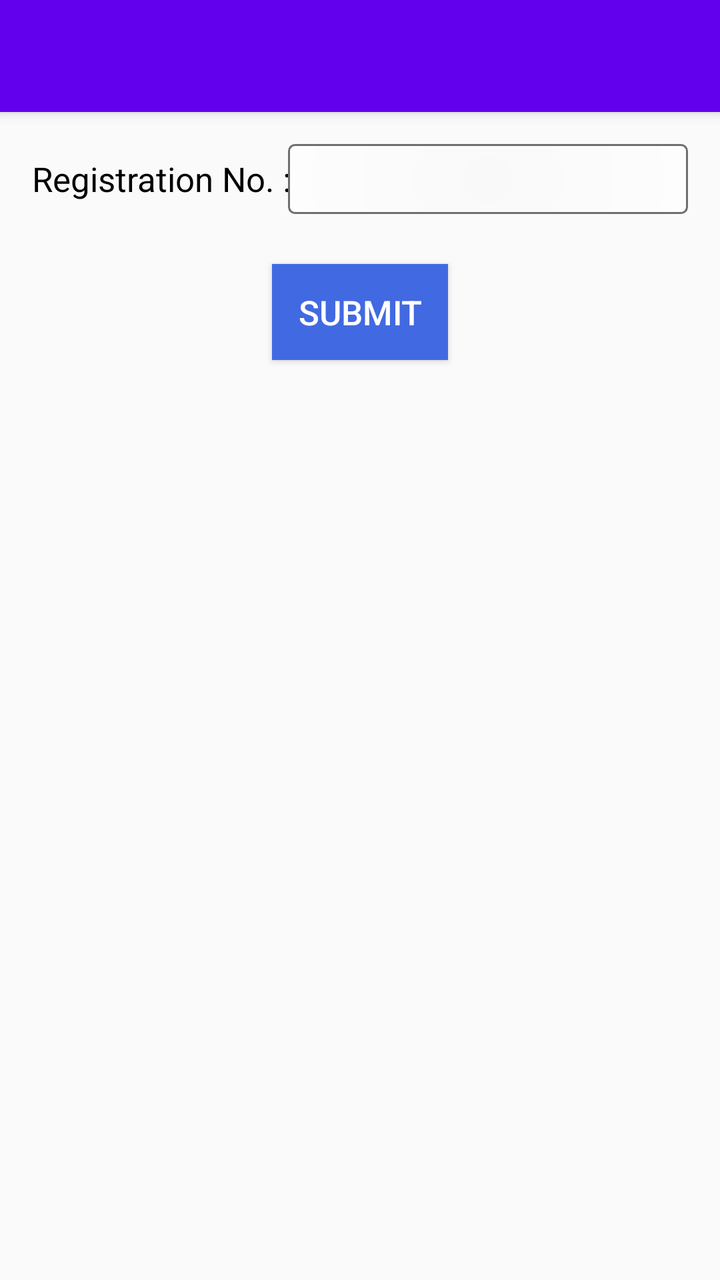
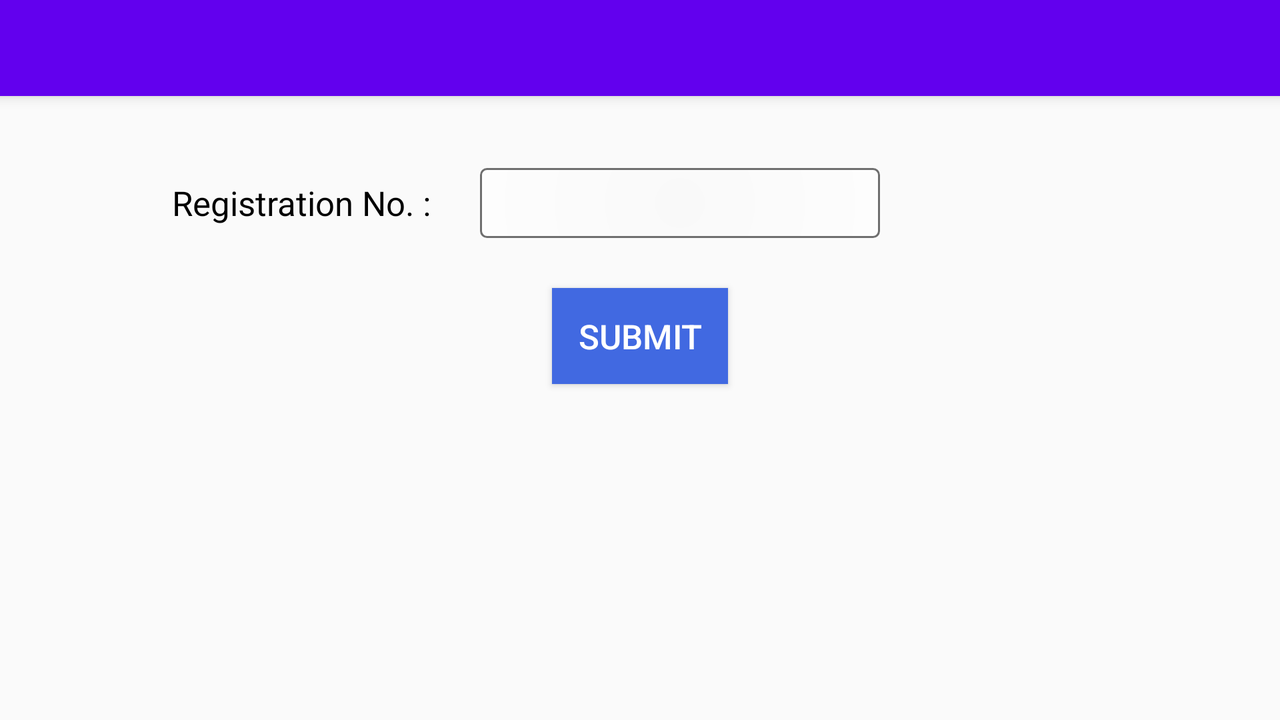

The same Android screen from two of the app's own layout files: first res/layout/ as a phone draws it, then the repository's variant for another configuration, drawn on a device whose configuration selects that folder. Both files follow.
<!-- AndroidManifest.xml: application theme AppTheme -->
<!-- res/layout/activity_update_student.xml -->
<?xml version="1.0" encoding="utf-8"?>
<android.support.design.widget.CoordinatorLayout xmlns:android="http://schemas.android.com/apk/res/android"
    xmlns:app="http://schemas.android.com/apk/res-auto"
    xmlns:tools="http://schemas.android.com/tools"
    android:layout_width="match_parent"
    android:layout_height="match_parent"
    android:fitsSystemWindows="true"
    tools:context="com.example.vivek.collegemanagementsystem.UpdateStudent">

    <android.support.design.widget.AppBarLayout
        android:layout_width="match_parent"
        android:layout_height="wrap_content"
        android:theme="@style/AppTheme.AppBarOverlay">

        <android.support.v7.widget.Toolbar
            android:id="@+id/toolbar"
            android:layout_width="match_parent"
            android:layout_height="?attr/actionBarSize"
            android:background="?attr/colorPrimary"
            app:popupTheme="@style/AppTheme.PopupOverlay" />

    </android.support.design.widget.AppBarLayout>

    <RelativeLayout xmlns:android="http://schemas.android.com/apk/res/android"
        xmlns:app="http://schemas.android.com/apk/res-auto"
        xmlns:tools="http://schemas.android.com/tools"
        android:layout_width="match_parent"
        android:layout_height="match_parent"
        android:paddingBottom="@dimen/activity_vertical_margin"
        android:paddingLeft="@dimen/activity_horizontal_margin"
        android:paddingRight="@dimen/activity_horizontal_margin"
        android:paddingTop="@dimen/activity_vertical_margin"
        app:layout_behavior="@string/appbar_scrolling_view_behavior"
        tools:context="com.example.vivek.collegemanagementsystem.UpdateStudent"
        tools:showIn="@layout/activity_update_student">


        <TextView
            android:layout_width="wrap_content"
            android:layout_height="35dp"
            style="@style/StudentRegistration_TextView"
            android:text="Registration No. : "
            />

        <EditText
            android:layout_width="200dp"
            android:layout_height="35dp"
            android:id="@+id/StudentUpdate_RegistrationNumber"
            android:background="@drawable/login_edit_text_style"
            android:layout_alignParentEnd="true"
            android:inputType="number"
            android:maxLength="10"
            />

        <Button
            android:layout_width="wrap_content"
            android:layout_height="wrap_content"
            android:background="@color/RoyalBlue"
            android:textColor="@color/White"
            android:text="SUBMIT"
            android:textSize="17sp"
            android:layout_marginTop="25dp"
            android:layout_below="@+id/StudentUpdate_RegistrationNumber"
            android:layout_centerHorizontal="true"
            android:onClick="onClickSubmitButton"
            />
    </RelativeLayout>

</android.support.design.widget.CoordinatorLayout>
<!-- resources referenced by this layout -->
<resources>
  <color name="RoyalBlue">#4169E1</color>
  <color name="White">#FFFFFF</color>
  <dimen name="activity_horizontal_margin">16dp</dimen>
  <dimen name="activity_vertical_margin">16dp</dimen>
  <!-- drawable login_edit_text_style (drawable) -->
  <?xml version="1.0" encoding="utf-8" ?>
  <shape xmlns:android="http://schemas.android.com/apk/res/android"
      android:thickness="1dp"
      android:shape="rectangle">
      <stroke android:width="1dp"
          android:color="#6F6F6F"/>
      <corners android:radius="3dp" />
      <gradient
          android:startColor="#F9F9F9"
          android:endColor="#FFFFFF"
          android:type="radial"
          android:gradientRadius="150dp"
          />
  
  </shape>
  <style name="AppTheme.AppBarOverlay" parent="ThemeOverlay.AppCompat.Dark.ActionBar" />
  <style name="AppTheme.PopupOverlay" parent="ThemeOverlay.AppCompat.Light" />
  <style name="StudentRegistration_TextView">
          <item name="android:layout_width">@dimen/Registration_TextView_Width</item>
          <item name="android:layout_height">@dimen/Registration_TextView_Height</item>
          <item name="android:textColor">@color/Black</item>
          <item name="android:textSize">@dimen/Registration_TextView_TextSize</item>
          <item name="android:gravity">center_vertical</item>
      </style>
  <style name="AppTheme" parent="Theme.AppCompat.Light.DarkActionBar">
          
          <item name="colorPrimary">@color/colorPrimary</item>
          <item name="colorPrimaryDark">@color/colorPrimaryDark</item>
          <item name="colorAccent">@color/colorAccent</item>
      </style>
  <dimen name="Registration_TextView_Width">150dp</dimen>
  <dimen name="Registration_TextView_Height">30dp</dimen>
  <color name="Black">#000000</color>
  <dimen name="Registration_TextView_TextSize">17sp</dimen>
</resources>
<!-- res/layout-land/activity_update_student.xml (the repository's variant of the layout above) -->
<!-- drawn on the phone turned sideways -->
<?xml version="1.0" encoding="utf-8"?>
<android.support.design.widget.CoordinatorLayout xmlns:android="http://schemas.android.com/apk/res/android"
    xmlns:app="http://schemas.android.com/apk/res-auto"
    xmlns:tools="http://schemas.android.com/tools"
    android:layout_width="match_parent"
    android:layout_height="match_parent"
    android:fitsSystemWindows="true"
    tools:context="com.example.vivek.collegemanagementsystem.UpdateStudent">

    <android.support.design.widget.AppBarLayout
        android:layout_width="match_parent"
        android:layout_height="wrap_content"
        android:theme="@style/AppTheme.AppBarOverlay">

        <android.support.v7.widget.Toolbar
            android:id="@+id/toolbar"
            android:layout_width="match_parent"
            android:layout_height="?attr/actionBarSize"
            android:background="?attr/colorPrimary"
            app:popupTheme="@style/AppTheme.PopupOverlay" />

    </android.support.design.widget.AppBarLayout>

    <RelativeLayout xmlns:android="http://schemas.android.com/apk/res/android"
        xmlns:app="http://schemas.android.com/apk/res-auto"
        xmlns:tools="http://schemas.android.com/tools"
        android:layout_width="match_parent"
        android:layout_height="match_parent"
        android:paddingBottom="@dimen/activity_vertical_margin"
        android:paddingLeft="@dimen/activity_horizontal_margin"
        android:paddingRight="@dimen/activity_horizontal_margin"
        android:paddingTop="@dimen/activity_vertical_margin"
        app:layout_behavior="@string/appbar_scrolling_view_behavior"
        tools:context="com.example.vivek.collegemanagementsystem.UpdateStudent"
        tools:showIn="@layout/activity_update_student">


        <TextView
            android:layout_width="wrap_content"
            android:layout_height="35dp"
            android:id="@+id/Text1"
            style="@style/land_StudentRegistration_TextView"
            android:layout_marginTop="20dp"
            android:layout_marginStart="70dp"
            android:text="Registration No. : "
            />

        <EditText
            android:layout_width="200dp"
            android:layout_height="35dp"
            android:id="@+id/StudentUpdate_RegistrationNumber"
            android:background="@drawable/login_edit_text_style"
            android:layout_marginStart="20dp"
            android:layout_toEndOf="@+id/Text1"
            android:layout_alignTop="@+id/Text1"
            android:inputType="number"
            android:maxLength="10"
            />

        <Button
            android:layout_width="wrap_content"
            android:layout_height="wrap_content"
            android:background="@color/RoyalBlue"
            android:textColor="@color/White"
            android:text="SUBMIT"
            android:textSize="17sp"
            android:layout_below="@+id/StudentUpdate_RegistrationNumber"
            android:layout_marginTop="25dp"
            android:layout_centerHorizontal="true"
            android:onClick="onClickSubmitButton"
            />
    </RelativeLayout>

</android.support.design.widget.CoordinatorLayout>
<!-- res/layout/activity_update_student.xml (included above) -->
<?xml version="1.0" encoding="utf-8"?>
<android.support.design.widget.CoordinatorLayout xmlns:android="http://schemas.android.com/apk/res/android"
    xmlns:app="http://schemas.android.com/apk/res-auto"
    xmlns:tools="http://schemas.android.com/tools"
    android:layout_width="match_parent"
    android:layout_height="match_parent"
    android:fitsSystemWindows="true"
    tools:context="com.example.vivek.collegemanagementsystem.UpdateStudent">

    <android.support.design.widget.AppBarLayout
        android:layout_width="match_parent"
        android:layout_height="wrap_content"
        android:theme="@style/AppTheme.AppBarOverlay">

        <android.support.v7.widget.Toolbar
            android:id="@+id/toolbar"
            android:layout_width="match_parent"
            android:layout_height="?attr/actionBarSize"
            android:background="?attr/colorPrimary"
            app:popupTheme="@style/AppTheme.PopupOverlay" />

    </android.support.design.widget.AppBarLayout>

    <RelativeLayout xmlns:android="http://schemas.android.com/apk/res/android"
        xmlns:app="http://schemas.android.com/apk/res-auto"
        xmlns:tools="http://schemas.android.com/tools"
        android:layout_width="match_parent"
        android:layout_height="match_parent"
        android:paddingBottom="@dimen/activity_vertical_margin"
        android:paddingLeft="@dimen/activity_horizontal_margin"
        android:paddingRight="@dimen/activity_horizontal_margin"
        android:paddingTop="@dimen/activity_vertical_margin"
        app:layout_behavior="@string/appbar_scrolling_view_behavior"
        tools:context="com.example.vivek.collegemanagementsystem.UpdateStudent"
        tools:showIn="@layout/activity_update_student">


        <TextView
            android:layout_width="wrap_content"
            android:layout_height="35dp"
            style="@style/StudentRegistration_TextView"
            android:text="Registration No. : "
            />

        <EditText
            android:layout_width="200dp"
            android:layout_height="35dp"
            android:id="@+id/StudentUpdate_RegistrationNumber"
            android:background="@drawable/login_edit_text_style"
            android:layout_alignParentEnd="true"
            android:inputType="number"
            android:maxLength="10"
            />

        <Button
            android:layout_width="wrap_content"
            android:layout_height="wrap_content"
            android:background="@color/RoyalBlue"
            android:textColor="@color/White"
            android:text="SUBMIT"
            android:textSize="17sp"
            android:layout_marginTop="25dp"
            android:layout_below="@+id/StudentUpdate_RegistrationNumber"
            android:layout_centerHorizontal="true"
            android:onClick="onClickSubmitButton"
            />
    </RelativeLayout>

</android.support.design.widget.CoordinatorLayout>
<!-- resources referenced by the variant -->
<!-- as the phone turned sideways resolves them -->
<resources>
  <color name="RoyalBlue">#4169E1</color>
  <color name="White">#FFFFFF</color>
  <dimen name="activity_horizontal_margin">16dp</dimen>
  <dimen name="activity_vertical_margin">16dp</dimen>
  <!-- drawable login_edit_text_style (drawable) -->
  <?xml version="1.0" encoding="utf-8" ?>
  <shape xmlns:android="http://schemas.android.com/apk/res/android"
      android:thickness="1dp"
      android:shape="rectangle">
      <stroke android:width="1dp"
          android:color="#6F6F6F"/>
      <corners android:radius="3dp" />
      <gradient
          android:startColor="#F9F9F9"
          android:endColor="#FFFFFF"
          android:type="radial"
          android:gradientRadius="150dp"
          />
  
  </shape>
  <style name="AppTheme.AppBarOverlay" parent="ThemeOverlay.AppCompat.Dark.ActionBar" />
  <style name="AppTheme.PopupOverlay" parent="ThemeOverlay.AppCompat.Light" />
  <style name="StudentRegistration_TextView">
          <item name="android:layout_width">@dimen/Registration_TextView_Width</item>
          <item name="android:layout_height">@dimen/Registration_TextView_Height</item>
          <item name="android:textColor">@color/Black</item>
          <item name="android:textSize">@dimen/Registration_TextView_TextSize</item>
          <item name="android:gravity">center_vertical</item>
      </style>
  <style name="land_StudentRegistration_TextView">
          <item name="android:layout_width">@dimen/Registration_TextView_Width</item>
          <item name="android:layout_height">@dimen/Registration_TextView_Height</item>
          <item name="android:textColor">@color/Black</item>
          <item name="android:textSize">@dimen/Registration_TextView_TextSize</item>
          <item name="android:gravity">center_vertical</item>
          <item name="android:layout_marginStart">90dp</item>
      </style>
  <style name="AppTheme" parent="Theme.AppCompat.Light.DarkActionBar">
          
          <item name="colorPrimary">@color/colorPrimary</item>
          <item name="colorPrimaryDark">@color/colorPrimaryDark</item>
          <item name="colorAccent">@color/colorAccent</item>
      </style>
  <dimen name="Registration_TextView_Width">150dp</dimen>
  <dimen name="Registration_TextView_Height">30dp</dimen>
  <color name="Black">#000000</color>
  <dimen name="Registration_TextView_TextSize">17sp</dimen>
</resources>
